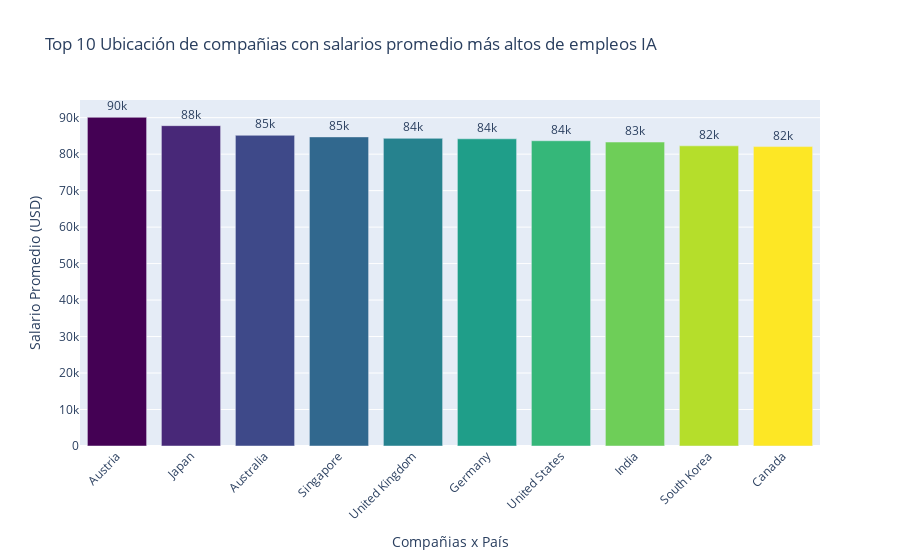

Notebook code cell kept with this figure:
### Code cell
# --- Pregunta 1: Países con mejores salarios ---

# Agrupamos por ubicacion de compañia y calculamos el salario promedio
# Luego ordenamos de mayor a menor y seleccionamos los 15 primeros
top_salaries_by_country = (
    df.groupby('company_location')['salary_usd']
    .mean()
    .sort_values(ascending=False)
    .head(10)
    .reset_index()
)

fig = px.bar(
    top_salaries_by_country,
    x='company_location',
    y='salary_usd',
    title='Top 10 Ubicación de compañias con salarios promedio más altos de empleos IA',
    labels={'company_location': 'Compañias x País', 'salary_usd': 'Salario Promedio (USD)'},
    text='salary_usd',
    color='company_location',
    color_discrete_sequence=px.colors.sequential.Viridis
)
fig.update_traces(texttemplate='%{text:.2s}', textposition='outside')
fig.update_layout(xaxis_tickangle=-45, showlegend=False)

fig.show()

### Figure 1 — Plotly figure (JSON) as saved in the notebook; plotly's stock layout.template omitted (floating-point values rounded to 4 significant figures)
{"data": [{"hovertemplate": "Compañias x País=%{x}<br>Salario Promedio (USD)=%{text}<extra></extra>", "legendgroup": "Austria", "marker": {"color": "#440154", "pattern": {"shape": ""}}, "name": "Austria", "orientation": "v", "showlegend": true, "text": [90100.0], "textposition": "outside", "texttemplate": "%{text:.2s}", "type": "bar", "x": ["Austria"], "xaxis": "x", "y": [90100.0], "yaxis": "y"}, {"hovertemplate": "Compañias x País=%{x}<br>Salario Promedio (USD)=%{text}<extra></extra>", "legendgroup": "Japan", "marker": {"color": "#482878", "pattern": {"shape": ""}}, "name": "Japan", "orientation": "v", "showlegend": true, "text": [87810.0], "textposition": "outside", "texttemplate": "%{text:.2s}", "type": "bar", "x": ["Japan"], "xaxis": "x", "y": [87810.0], "yaxis": "y"}, {"hovertemplate": "Compañias x País=%{x}<br>Salario Promedio (USD)=%{text}<extra></extra>", "legendgroup": "Australia", "marker": {"color": "#3e4989", "pattern": {"shape": ""}}, "name": "Australia", "orientation": "v", "showlegend": true, "text": [85170.0], "textposition": "outside", "texttemplate": "%{text:.2s}", "type": "bar", "x": ["Australia"], "xaxis": "x", "y": [85170.0], "yaxis": "y"}, {"hovertemplate": "Compañias x País=%{x}<br>Salario Promedio (USD)=%{text}<extra></extra>", "legendgroup": "Singapore", "marker": {"color": "#31688e", "pattern": {"shape": ""}}, "name": "Singapore", "orientation": "v", "showlegend": true, "text": [84730.0], "textposition": "outside", "texttemplate": "%{text:.2s}", "type": "bar", "x": ["Singapore"], "xaxis": "x", "y": [84730.0], "yaxis": "y"}, {"hovertemplate": "Compañias x País=%{x}<br>Salario Promedio (USD)=%{text}<extra></extra>", "legendgroup": "United Kingdom", "marker": {"color": "#26828e", "pattern": {"shape": ""}}, "name": "United Kingdom", "orientation": "v", "showlegend": true, "text": [84330.0], "textposition": "outside", "texttemplate": "%{text:.2s}", "type": "bar", "x": ["United Kingdom"], "xaxis": "x", "y": [84330.0], "yaxis": "y"}, {"hovertemplate": "Compañias x País=%{x}<br>Salario Promedio (USD)=%{text}<extra></extra>", "legendgroup": "Germany", "marker": {"color": "#1f9e89", "pattern": {"shape": ""}}, "name": "Germany", "orientation": "v", "showlegend": true, "text": [84200.0], "textposition": "outside", "texttemplate": "%{text:.2s}", "type": "bar", "x": ["Germany"], "xaxis": "x", "y": [84200.0], "yaxis": "y"}, {"hovertemplate": "Compañias x País=%{x}<br>Salario Promedio (USD)=%{text}<extra></extra>", "legendgroup": "United States", "marker": {"color": "#35b779", "pattern": {"shape": ""}}, "name": "United States", "orientation": "v", "showlegend": true, "text": [83670.0], "textposition": "outside", "texttemplate": "%{text:.2s}", "type": "bar", "x": ["United States"], "xaxis": "x", "y": [83670.0], "yaxis": "y"}, {"hovertemplate": "Compañias x País=%{x}<br>Salario Promedio (USD)=%{text}<extra></extra>", "legendgroup": "India", "marker": {"color": "#6ece58", "pattern": {"shape": ""}}, "name": "India", "orientation": "v", "showlegend": true, "text": [83320.0], "textposition": "outside", "texttemplate": "%{text:.2s}", "type": "bar", "x": ["India"], "xaxis": "x", "y": [83320.0], "yaxis": "y"}, {"hovertemplate": "Compañias x País=%{x}<br>Salario Promedio (USD)=%{text}<extra></extra>", "legendgroup": "South Korea", "marker": {"color": "#b5de2b", "pattern": {"shape": ""}}, "name": "South Korea", "orientation": "v", "showlegend": true, "text": [82280.0], "textposition": "outside", "texttemplate": "%{text:.2s}", "type": "bar", "x": ["South Korea"], "xaxis": "x", "y": [82280.0], "yaxis": "y"}, {"hovertemplate": "Compañias x País=%{x}<br>Salario Promedio (USD)=%{text}<extra></extra>", "legendgroup": "Canada", "marker": {"color": "#fde725", "pattern": {"shape": ""}}, "name": "Canada", "orientation": "v", "showlegend": true, "text": [82060.0], "textposition": "outside", "texttemplate": "%{text:.2s}", "type": "bar", "x": ["Canada"], "xaxis": "x", "y": [82060.0], "yaxis": "y"}], "layout": {"barmode": "relative", "legend": {"title": {"text": "Compañias x País"}, "tracegroupgap": 0}, "showlegend": false, "title": {"text": "Top 10 Ubicación de compañias con salarios promedio más altos de empleos IA"}, "xaxis": {"anchor": "y", "categoryarray": ["Austria", "Japan", "Australia", "Singapore", "United Kingdom", "Germany", "United States", "India", "South Korea", "Canada"], "categoryorder": "array", "domain": [0, 1], "tickangle": -45, "title": {"text": "Compañias x País"}}, "yaxis": {"anchor": "x", "domain": [0, 1], "title": {"text": "Salario Promedio (USD)"}}}}
